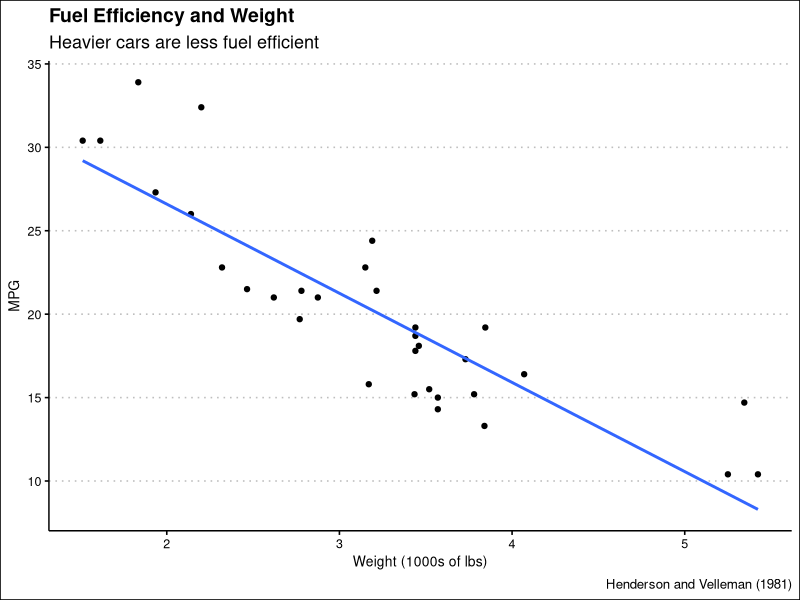

Write R code to recreate this figure.
## ---- chunk 1
#| output: false
#| echo: false
1 + 1
## ---- chunk 2
library(tidyverse)
library(ggthemes)
## ---- chunk 3
#| echo: false
#| label: car-plot
mtcars |> 
  select(mpg, wt) |> 
  ggplot(aes(wt, mpg)) +
  geom_point() + 
  geom_smooth(method = "lm", formula = y ~ x, se = FALSE) + 
  theme_clean() + 
  labs(title = "Fuel Efficiency and Weight", subtitle = "Heavier cars are less fuel efficient", x = "Weight (1000s of lbs)", y = "MPG", caption = "Henderson and Velleman (1981)")
